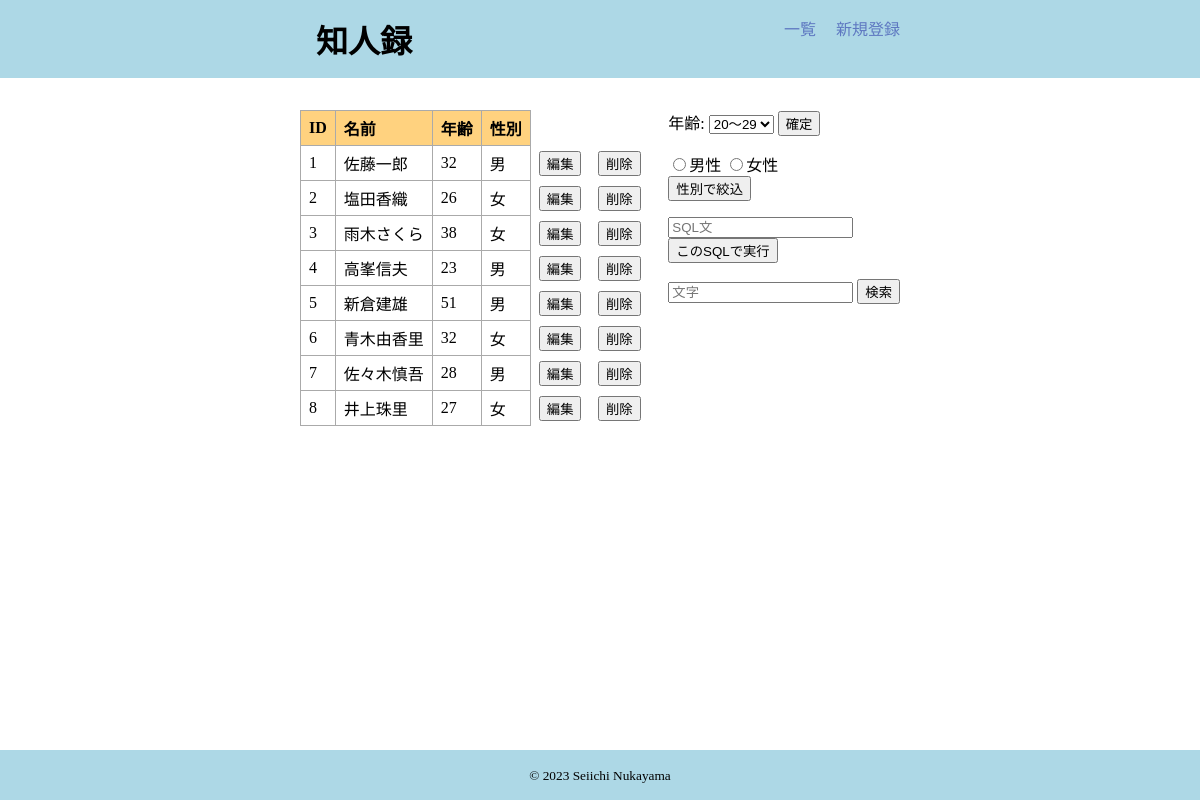
/chap13-nuk/sec13-3/select/index.php, run on the app's committed database.
### tables this page shows
CREATE TABLE `member` (
  `id` int(10) UNSIGNED NOT NULL,
  `name` varchar(40) NOT NULL,
  `age` int(10) UNSIGNED DEFAULT NULL,
  `sex` varchar(2) NOT NULL DEFAULT '男'
);

### chap13-nuk/lib/db_functions.php (called while the page is built, shortened)
<?php
function db_connect(): mixed
{
  $user = "testuser";
  $password = "testuser";
  $dbname = "testdb";
  $host = "localhost:3306";
  $dsn = "mysql:host={$host};dbname={$dbname};charset=utf8";
  try {
    $pdo = new PDO($dsn, $user, $password);
    $pdo->setAttribute(PDO::ATTR_EMULATE_PREPARES, false);
    $pdo->setAttribute(PDO::ATTR_ERRMODE, PDO::ERRMODE_EXCEPTION);
  } catch (Exception $e) {
    $errors[] = "データベースに接続できません。";
    $errors[] = $e->getMessage();
    print_error($errors);
  }
  return $pdo;
}
function select_all(string $sql): mixed
{
  $result = null;
  $pdo = db_connect();
  try {
    $stm = $pdo->prepare($sql);
    $stm->execute();
    $result = $stm->fetchAll(PDO::FETCH_ASSOC);
  } catch (Exception $e) {
    $errors[] = "エラーがありました。";
    $errors[] = $e->getMessage();
    print_error($errors);
  } finally {
    $pdo = null;
  }
  return $result;
}

### chap13-nuk/lib/util.php (called while the page is built, shortened)
<?php
function h(?string $data)
{
  return htmlspecialchars($data, ENT_QUOTES, 'UTF-8');
}

### chap13-nuk/sec13-3/select/index.php (the view, shortened to what this page needs)
<?php
require_once('../../lib/util.php');
require_once('../../lib/db_functions.php');
?>
<?php
$sql = "SELECT * FROM member";
$result = select_all($sql);
?>
<?php
$h1 = "知人録";
require_once('../../common/header.php');
?>
<section class="flex">
  <?php if ($result !== null) : ?>
    <article class="main">
      <table>
        <thead>
          <tr>
            <th>ID</th>
            <th>名前</th>
            <th>年齢</th>
            <th>性別</th>
            <th class="no-border no-background-color"></th>
            <th class="no-border no-background-color"></th>
          </tr>
        </thead>
        <tbody>
          <?php foreach ($result as $row) : ?>
            <tr>
              <td><?php echo h($row["id"]); ?></td>
              <td><?php echo h($row['name']); ?></td>
              <td><?php echo h($row['age']); ?></td>
              <td><?php echo h($row["sex"]); ?></td>
              <td class="no-border">
                <form method="post" action="update.php">
                  <input type="submit" value="編集">
                </form>
              </td>
              <td class="no-border">
                <form method="post" action="delete.php">
                  <input type="submit" value="削除">
                </form>
              </td>
            </tr>
          <?php endforeach; ?>
        </tbody>
      </table>
    </article>
  <?php endif; ?>
  <?php require_once('aside.php'); ?>
</section>
<?php require_once('../../common/footer.php');

### chap13-nuk/common/header.php (shortened to what this page needs)
<?php
if (strtoupper(substr(PHP_OS, 0, 3)) === 'WIN') {
  $cssdir = "http://{$_SERVER['SERVER_NAME']}/chap13/css";
} else if (PHP_OS === 'Linux') {
  $cssdir = "http://{$_SERVER['SERVER_NAME']}/~se-ichi/chap13-nuk/css";
}
?>
<!DOCTYPE html>
<html lang="ja">
<head>
  <link rel="stylesheet" href="<?= $cssdir ?>/style.css">
</head>
<body>
  <header>
    <div class="header-inn flex">
      <h1><?php echo $h1; ?></h1>
      <nav>
        <ul class="flex">
          <li><a href="index.php">一覧</a></li>
          <li><a href="input.php">新規登録</a></li>
        </ul>
      </nav>
    </div>
  </header>
  <div class="main-contents">

### chap13-nuk/sec13-3/select/aside.php (shortened to what this page needs)
<aside>
  <ul>
    <li>
      <form method="post" action="">
        年齢:
        <select name="age">
          <option value="20">20〜29</option>
        </select>
        <input type="submit" value="確定">
      </form>
    </li>
    <li>
      <form method="post" action="">
        <input type="radio" name="sex" value="m">男性
        <input type="radio" name="sex" value="f">女性<br>
        <input type="submit" value="性別で絞込">
      </form>
    </li>
    <li>
      <form method="post" action="">
        <input type="text" name="sql" placeholder="SQL文"><br>
        <input type="submit" value="このSQLで実行">
      </form>
    </li>
    <li>
      <form method="post" action="">
        <input type="text" name="search" placeholder="文字">
        <input type="submit" value="検索">
      </form>
    </li>
  </ul>
</aside>

### chap13-nuk/common/footer.php (shortened to what this page needs)
</div>
<footer>
  <small>&copy; 2023 Seiichi Nukayama</small>
</footer>
</body>
</html>

### chap13-nuk/css/style.css (style rules this page uses)
body, h1, h2, h3, p, ul, figure { margin: 0; }
ul { padding: 0; }
div { margin: 1em; }
li { list-style-type: none; margin-bottom: 1em; }
a { color: #5e78c1; text-decoration: none; }
header { padding: 1rem 0; background-color: lightblue; margin-bottom: 2rem; }
header h1 { padding: 0 1rem; }
header nav li { margin-left: 20px; }
header nav li:first-of-type { margin-left: 0; }
footer { text-align: center; background-color: lightblue; position: fixed; bottom: 0; width: 100%; padding: 1rem 0; }
.main-contents { margin-bottom: 60px; }
aside { margin-top: 20px; }
.flex { display: flex; flex-direction: column; }
table { border-collapse: collapse; }
th, td { border: solid 1px #aaa; padding: 5px 8px; }
th { text-align: left; background-color: rgb(255, 210, 127); }
.no-border { border: none; }
.no-background-color { background-color: transparent; }
@media (min-width: 600px) { .header-inn, body > div { width: 600px; margin: 0 auto; } }
@media (min-width: 600px) { aside { margin-top: 0; } }
@media (min-width: 600px) { .flex { display: flex; flex-direction: row; justify-content: space-between; } }

### data on the page
member: id "1", name "佐藤一郎", age "32", sex "男"
member: id "2", name "塩田香織", age "26", sex "女"
member: id "3", name "雨木さくら", age "38", sex "女"
member: id "4", name "高峯信夫", age "23", sex "男"
member: id "5", name "新倉建雄", age "51", sex "男"
member: id "6", name "青木由香里", age "32", sex "女"
member: id "7", name "佐々木慎吾", age "28", sex "男"
member: id "8", name "井上珠里", age "27", sex "女"

### other printed values
$h1 "知人録"
